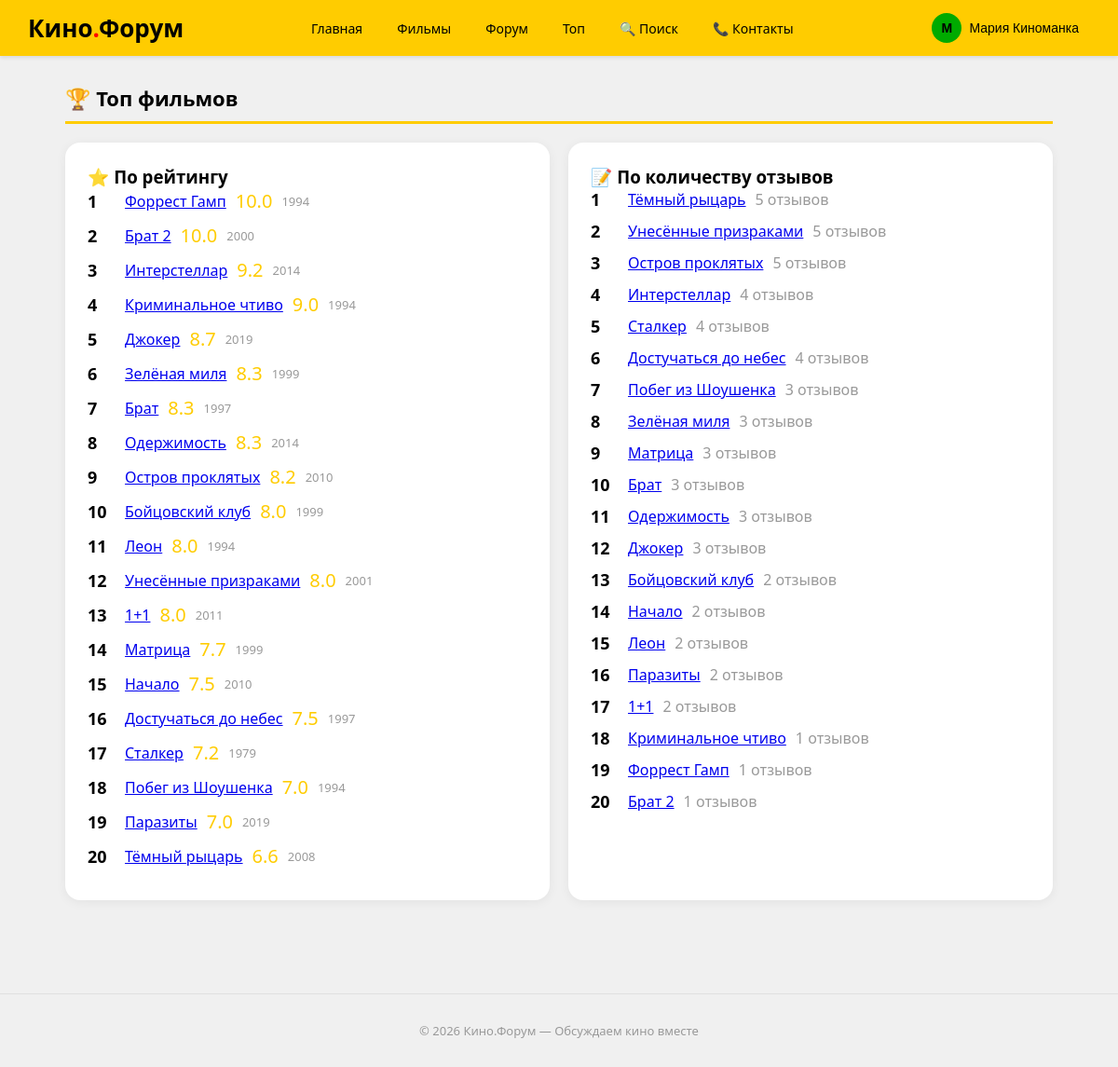
Page /top (signed in) on the committed database.
### data/users.py (models this page shows, shortened)
class User(SqlAlchemyBase, UserMixin):
    __tablename__ = 'users'
    id = sqlalchemy.Column(sqlalchemy.Integer, primary_key=True, autoincrement=True)
    name = sqlalchemy.Column(sqlalchemy.String(100), nullable=False)
    email = sqlalchemy.Column(sqlalchemy.String(100), unique=True, nullable=False)
    about = sqlalchemy.Column(sqlalchemy.Text, default='')
    hashed_password = sqlalchemy.Column(sqlalchemy.String(200), nullable=False)
    created_date = sqlalchemy.Column(sqlalchemy.DateTime, default=datetime.datetime.now)
    films = orm.relationship("Film", back_populates='user')
    reviews = orm.relationship("Review", back_populates='user')
    comments = orm.relationship("Comment", back_populates='user')
    forum_posts = orm.relationship("ForumPost", back_populates='user')

### data/film.py (models this page shows)
class Film(SqlAlchemyBase):
    __tablename__ = 'films'
    id = sqlalchemy.Column(sqlalchemy.Integer, primary_key=True, autoincrement=True)
    title = sqlalchemy.Column(sqlalchemy.String(200), nullable=False)
    director = sqlalchemy.Column(sqlalchemy.String(200))
    year = sqlalchemy.Column(sqlalchemy.Integer)
    genre = sqlalchemy.Column(sqlalchemy.String(500))
    country = sqlalchemy.Column(sqlalchemy.String(200))
    duration = sqlalchemy.Column(sqlalchemy.Integer)
    description = sqlalchemy.Column(sqlalchemy.Text)
    rating = sqlalchemy.Column(sqlalchemy.Float, default=0.0)
    review_count = sqlalchemy.Column(sqlalchemy.Integer, default=0)
    created_date = sqlalchemy.Column(sqlalchemy.DateTime, default=datetime.datetime.now)
    user_id = sqlalchemy.Column(sqlalchemy.Integer, sqlalchemy.ForeignKey("users.id"))
    user = orm.relationship("User", back_populates='films')
    reviews = orm.relationship("Review", back_populates='film')

### main.py (the view)
@app.route('/top')
def top():
    db_sess = db_session.create_session()
    top_rated = db_sess.query(Film).order_by(Film.rating.desc()).limit(20).all()
    most_reviewed = db_sess.query(Film).order_by(Film.review_count.desc()).limit(20).all()
    return render_template('top.html', top_rated=top_rated, most_reviewed=most_reviewed, YANDEX_COLORS=YANDEX_COLORS, STYLE=STYLE, get_header=get_header)

### data/db_session.py (called while the page is built)
def create_session() -> Session:
    global __factory
    return __factory()

### main.py (called while the page is built)
@login_manager.user_loader
def load_user(user_id):
    db_sess = db_session.create_session()
    return db_sess.get(User, user_id)

### templates/top.html (shortened to what this page needs)
{% extends "base.html" %}
{% block content %}
<h1 class="ya-section-title">🏆 Топ фильмов</h1>
<div class="ya-grid ya-grid-2 ya-mb">
    <div class="ya-card">
        <h3>⭐ По рейтингу</h3>
        {% for film in top_rated %}
            <div class="ya-flex ya-mb">
                <span style="font-weight:700;font-size:18px;width:30px">{{ loop.index }}</span>
                <a href="/film/{{ film.id }}">{{ film.title }}</a>
                <span class="ya-rating">{{ "%.1f"|format(film.rating) }}</span>
                <span class="ya-text-muted ya-text-sm">{{ film.year }}</span>
            </div>
        {% endfor %}
    </div>
    <div class="ya-card">
        <h3>📝 По количеству отзывов</h3>
        {% for film in most_reviewed %}
            <div class="ya-flex ya-mb">
                <span style="font-weight:700;font-size:18px;width:30px">{{ loop.index }}</span>
                <a href="/film/{{ film.id }}">{{ film.title }}</a>
                <span class="ya-text-muted">{{ film.review_count }} отзывов</span>
            </div>
        {% endfor %}
    </div>
</div>
{% endblock %}

### templates/base.html (shortened to what this page needs)
<!doctype html>
<html lang="ru">
<head>
</head>
<body>
    {{ get_header()|safe }}
    <main class="ya-container">
        {% block content %}{% endblock %}
    </main>
    <footer class="ya-footer">
        <p>© 2026 Кино.Форум — Обсуждаем кино вместе</p>
    </footer>
</body>
</html>

### rows in the picture
User: id+name "Кино . Форум Главная Фильмы Форум Топ 🔍 Поиск 📞 Контакты М Мария Киноманка"
Film: title "Форрест Гамп", rating "10.0", year "1994", review_count "1"
Film: title "Брат 2", rating "10.0", year "2000", review_count "1"
Film: title "Интерстеллар", rating "9.2", year "2014", review_count "4"
Film: title "Криминальное чтиво", rating "9.0", year "1994", review_count "1"
Film: title "Джокер", rating "8.7", year "2019", review_count "3"
Film: title "Зелёная миля", rating "8.3", year "1999", review_count "3"
Film: title "Брат", rating "8.3", year "1997", review_count "3"
Film: title "Одержимость", rating "8.3", year "2014", review_count "3"
Film: title "Остров проклятых", rating "8.2", year "2010", review_count "5"
Film: title "Бойцовский клуб", rating "8.0", year "1999", review_count "2"
Film: title "Леон", rating "8.0", year "1994", review_count "2"
Film: title "Унесённые призраками", rating "8.0", year "2001", review_count "5"
Film: title "1+1", rating "8.0", year "2011", review_count "2"
Film: title "Матрица", rating "7.7", year "1999", review_count "3"
Film: title "Начало", rating "7.5", year "2010", review_count "2"
Film: title "Достучаться до небес", rating "7.5", year "1997", review_count "4"
Film: title "Сталкер", rating "7.2", year "1979", review_count "4"
Film: title "Побег из Шоушенка", rating "7.0", year "1994", review_count "3"
Film: title "Паразиты", rating "7.0", year "2019", review_count "2"
Film: title "Тёмный рыцарь", rating "6.6", year "2008", review_count "5"
